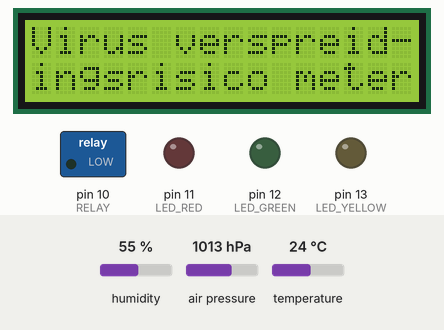
This sketch was run on a simulated Arduino Uno, built with avr-gcc and run on an emulated ATmega328P. Shown: 16×2 character LCD, switched loads named in the sketch (green lamp = pin HIGH), output pins drawn as LEDs (lit = HIGH). The test bench sets the inputs (shaded band); at power-on: humidity 55 %, air pressure 1013 hPa, temperature 24 °C. What the sketch prints to the serial monitor is not drawn.

Above: at 0.1 s.
At 3.2 s:
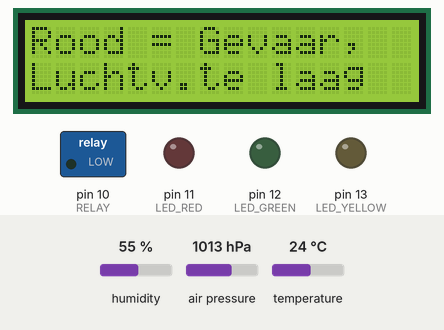
At 5.2 s:
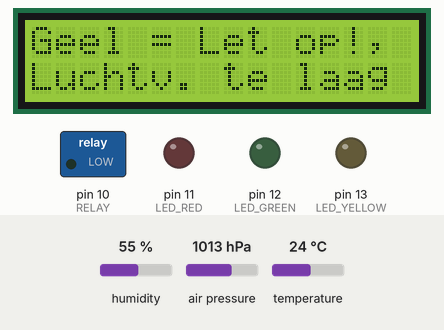
At 7.2 s:
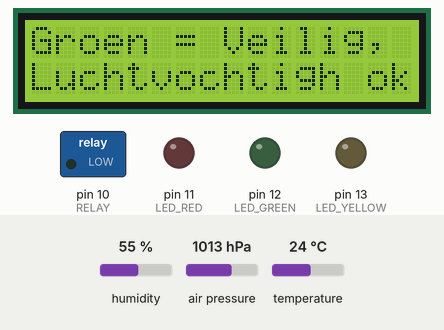
At 10.3 s:
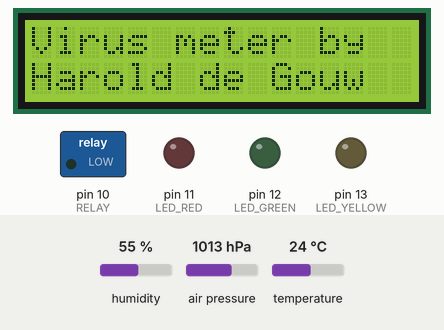
At 35.9 s:
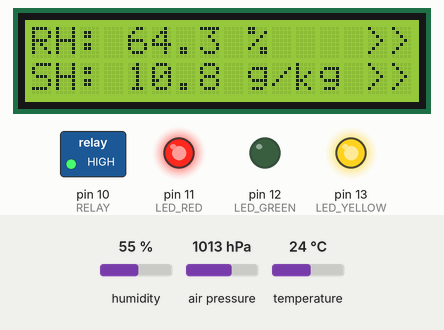
Timing chart, 0 to 37.4 s (numbered marks = the images above):
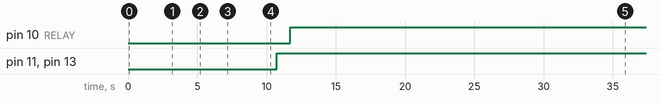

The sketch:

SH_meter_bme280_i2c_20_7_2020_2.ino
```cpp
/*
  LCD Display with I2C Interface Demo
  lcd-i2c-demo.ino
  Use NewLiquidCrystal Library
  DroneBot Workshop 2018
  https://dronebotworkshop.com
*/

 //20-7-2020 combined scteches by Harold de Gouw.

// include the library code:
#include <Adafruit_Sensor.h> //install library Adafruit Unified Sensor
#include <Adafruit_BME280.h>//install library Adafruit BME280 Library
// Include Wire Library for I2C
#include <Wire.h>
// Include NewLiquidCrystal Library for I2C
#include <LiquidCrystal_I2C.h>
#include <math.h>

//#define DHTPIN 11 oude sensor
#define RELAY 10
#define LED_RED 11
#define LED_YELLOW 13
#define LED_GREEN 12
#define repeat(n) { for (int i = 0; i < n; i++)
#define endrepeat }


Adafruit_BME280 bme;

// Define LCD pinout
const int  en = 2, rw = 1, rs = 0, d4 = 4, d5 = 5, d6 = 6, d7 = 7, bl = 3;

// Define I2C Address - change if reqiuired
const int i2c_addr = 0x27;

LiquidCrystal_I2C lcd(i2c_addr, en, rw, rs, d4, d5, d6, d7, bl, POSITIVE);

//create custom made degrees sign: °C
byte customChar[] = {
  B01100,
  B01100,
  B00000,
  B00000,
  B00000,
  B00000,
  B00000,
  B00000
};


//For calculating the Absolute humidity set all readings to zero
float t = 0; //Temperature °C
float pressavg = 0; //airpressure [hPa]
float h = 0; //Humidity Relative %
float tempK = 0; //Temperature °K
float vp = 0; // Saturation vapor pressure [hPa]
float mr = 0; //Mixing Ratio, W or specific Humidity g/kg
float ah = 0; //Absolute Humidity g/m³
float vpe = 0; // Water vapor pressure

// CONSTANTS FOR SATURATED VAPOR PRESSURE CALCULATION
float a0 = 6.107799961;
float a1 = 0.4436518521;
float a2 = 0.01428945805;
float a3 = 0.0002650648471;
float a4 = 0.000003031240396;
float a5 = 0.00000002034080948;
float a6 = 0.00000000006136820929;


void setup() {
    Serial.begin(9600);

    if (!bme.begin(0x76)) {
      Serial.println("Could not find a valid BME280 sensor, check wiring!");
      while (1);
    }

  Serial.println(F("Humidity Mesurement by Harold de Gouw; versie 17-7-2020"));

  // set up the LCD's number of columns and rows:
  lcd.begin(16, 2);

  // Print a message to the first line of the LCD. Virus spreading risk meter
  lcd.print("Virus verspreid-");
  lcd.setCursor(0, 1);
  lcd.print("ingsrisico meter");
  delay(3000);
  lcd.clear();
  lcd.print("Rood = Gevaar, ");
  lcd.setCursor(0, 1);
  lcd.print("Luchtv.te laag ");
  delay(2000);
  lcd.clear();
  lcd.print("Geel = Let op!, ");
  lcd.setCursor(0, 1);
  lcd.print("Luchtv. te laag ");
  delay(2000);
  lcd.clear();
  lcd.print("Groen = Veilig, ");
  lcd.setCursor(0, 1);
  lcd.print("Luchtvochtigh ok");
  delay(2000);
  lcd.clear();
  lcd.print("Virus meter by");
  lcd.setCursor(0, 1);
  lcd.print("Harold de Gouw");
  delay(1000);
  lcd.createChar(0, customChar);

      //Relay and leds
      pinMode(RELAY, OUTPUT);
      pinMode(LED_RED, OUTPUT);
      pinMode(LED_YELLOW, OUTPUT);
      pinMode(LED_GREEN, OUTPUT);
}

void loop() {
// MESUREMENT ACQUISITION
  // Wait a few seconds between BME measurements.
  delay(500);

  // Reading temperature or humidity takes about 250 milliseconds!

  float h = (bme.readHumidity()/ 0.855);
  // Read temperature as Celsius (the default)
  float t = (bme.readTemperature() - 1.68);
  // Air pressure hpa
  float pressavg = (bme.readPressure() / 100.0F - 0.20);


  // Check if any reads failed and exit early (to try again).
  if (isnan(h) || isnan(t) || isnan(pressavg)) {
    Serial.println(F("Failed to read from BME sensor!"));
    return;
  }


//LED and Relay swiched
  //if the absolute humidity decrease lower than 6 g/M3 the Red Led will turn ON or if higher, the led remain off. So whenever the absolute humidity goes beneath 6 g/m3,
  //we need to make the LED Pin (PIN 8) high to make the Red LED ON. And when the absolute humidity goes higher then 6 g/m3, we need to make the RELAY pin high to turn ON the Relay Module. And so on.
  //Relay Humidity swiched
  //if the absolute humidity increase less than 8 g/M3 the RELAY will turn OFF or if more, the RELAY will turn on. So whenever the absolute humidity goes above than 8 g/m3,
  //we need to make the RELAY Pin (PIN 8) low to make the Relay module OFF. And when the absolute humidity goes below 8 g/m3, we need to make the RELAY pin high to turn ON the Relay Module.
   if (mr < 6.5) digitalWrite(LED_RED, HIGH);
else if (mr > 6.5) digitalWrite(LED_RED, LOW),delay(1000);
   if (mr < 8) digitalWrite(LED_YELLOW, HIGH);
else if (mr > 6 ) digitalWrite(LED_YELLOW, LOW),delay(1000);
  if (mr > 7.5) digitalWrite(LED_GREEN, HIGH);
else if (mr < 7.5) digitalWrite(LED_GREEN , LOW),delay(1000);
   if (mr < 8) digitalWrite(RELAY, HIGH),delay(1000);
else if (mr > 8.2) digitalWrite(RELAY, LOW),delay(1000);


// CALCULATIONS
  tempK = t + 273.15;                                                // °C to K conversion
  //  vp = 6.1078 * pow(10, ((7.500 * temp) / (237.300 + temp)));           // Saturation vapor pressure [hPa]
  vp = a0 + t * (a1 + t * ( a2 + t * (a3 + t * ( a4 + t * (a5 + a6 * t)))));
  vpe = (h * vp) / 100.00;                                            // Water vapor pressure
  mr = 621.9907 * vpe / (pressavg - vpe);                                  // Mixing ratio / Specific humidity
  ah = 2.16679 * vpe * 100 / tempK;                                     // Asolute humidity


//Print sensor readings in serial monitor
  Serial.print(F("Relative Humidity: "));
  Serial.print(h,1);
  Serial.print(F("%   Absulte Humidity: "));
  Serial.print(ah,1);
  Serial.print(F("g/m3   Temperature: "));
  Serial.print(t,1);
  Serial.print(F("°C    Specific Humidity: "));
  Serial.print(mr,1);
  Serial.print(F("g/kg   Pressure: "));
  Serial.print (pressavg,1);
  Serial.println("hPa");
  delay(3000);


//Print sensor readings in lcd screen
  // set the cursor to column 0, line 1
  // (note: line 1 is the second row, since counting begins with 0):

repeat(3) {
    //do stuff 3x

  lcd.setCursor(0, 0);
  // Print a message to the first line of the LCD.
  lcd.print("RH: ");
  lcd.print(h,1);
  lcd.print(F(" %    >>T:   "));
  lcd.setCursor(21, 0);
  if (t < 10)  // allign the points if the number has only 1 digit before the point
  {
  lcd.print(" ");
  }
  lcd.print(t,1);

  {//write custom made degrees sign: °C
  lcd.setCursor(26, 0);
  lcd.write((byte)0);
  }
  lcd.print(F("C  <<"));

  lcd.setCursor(0, 1);
  lcd.print("SH: ");
  lcd.setCursor(4, 1);
  if (mr < 10)  // allign the points if the number has only 1 digit before the point
  {
  lcd.print(" ");
  }
  lcd.print(mr,1);
  lcd.print(F(" g/kg >>P: "));
  lcd.print(pressavg,1);
  lcd.print(F(" hPa <<"));

  // scroll 7 positions to the left
  // to move it back to beginning:

  delay(3000);
  for (int positionCounter = 0; positionCounter < 16; positionCounter++) {
      // scroll one position left:
    lcd.scrollDisplayLeft();
    // wait a bit:
    delay(150); }
  // delay at the end of the full loop:
  delay(3000);
  for (int positionCounter = 0; positionCounter < 16; positionCounter++) {
    // scroll one position right:
    lcd.scrollDisplayRight();
    // wait a bit:
    delay(100); }
  // delay at the end of the full loop:
  delay(1);
  } endrepeat;

     if (mr > 7.5) {
     lcd.clear();
     lcd.print("Virus versprei-");
     lcd.setCursor(0, 1);
     lcd.print("dingsrisico laag");}

     if ((mr >=6) && (mr<= 7.5)) {
     lcd.clear();
     lcd.print("Let op !!!");
     lcd.setCursor(0, 1);
     lcd.print("Gevaar dreigt");
     delay(3500);
     lcd.clear();
     lcd.print("Luchtvochtigheid");
     lcd.setCursor(0, 1);
     lcd.print("bijna te laag!!");}

     if (mr < 6) {
     lcd.clear();
     lcd.print("Waarschuwing !!!");
     lcd.setCursor(0, 1);
     lcd.print("Gevaar!!");
     delay(3500);
     lcd.clear();
     lcd.print("Luchtvochtigheid");
     lcd.setCursor(0, 1);
     lcd.print("te laag!!");}


}
```

Measured:
- by itself, pin 10 (RELAY): LOW → HIGH at 11.7 s
- by itself, pin 11 (LED_RED), pin 13 (LED_YELLOW): LOW → HIGH at 10.7 s
- what the display in image 1 shows lasts 2.1 s, from 3.1 s to 5.2 s
- what the display in image 4 shows lasts 5.7 s, from 10.2 s to 15.9 s
